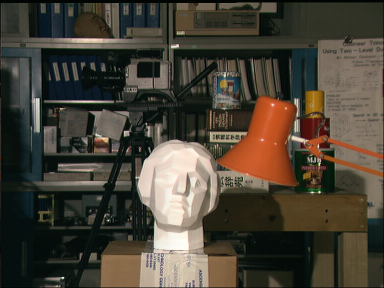
#> input picture tsucuba_left.png, 384 x 288 px
$ python Task2.py
#> lines starting #> are read from the running program, lines starting #| are printed output that depends on the picture
import cv2
import numpy as np
import random
from matplotlib import pyplot as plt
UBIT = 'sahilsuh'
np.random.seed(sum([ord(c) for
c in UBIT]))
img1 = cv2.imread('tsucuba_left.png',0) # queryImage
#> img1: shape (288, 384); min 0, max 253, mean 68.4
img2 = cv2.imread('tsucuba_right.png',0) # trainImage
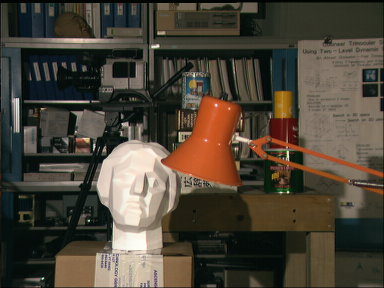
#> input picture tsucuba_right.png, 384 x 288 px
#> img2: shape (288, 384); min 0, max 253, mean 70.3

'''Reference: https://docs.opencv.org/3.2.0/da/de9/tutorial_py_epipolar_geometry.html'''

# Initiate SIFT detector
sift = cv2.xfeatures2d.SIFT_create()

# find the keypoints and descriptors with SIFT
kp1, des1 = sift.detectAndCompute(img1,None)
#> kp1 = 760 keypoints; strongest (x, y, size): (174, 178, 47.1), (177, 46, 2.7), (126, 133, 3.8), (36, 102, 5.7)
kp2, des2 = sift.detectAndCompute(img2,None)
#> kp2 = 764 keypoints; strongest (x, y, size): (94, 146, 1.9), (132, 178, 47.5), (157, 46, 2.7), (288, 153, 2)

#Task 2.1
image_A = cv2.drawKeypoints(img1,kp1, None)
cv2.imwrite('task2_sift1.jpg',image_A)

image_B = cv2.drawKeypoints(img2,kp2, None)
cv2.imwrite('task2_sift2.jpg',image_B)

# BFMatcher with default params
bf = cv2.BFMatcher()
matches = bf.knnMatch(des1,des2, k=2)
#> matches = 760 matches

# Apply ratio test
good = []
for m,n in matches:
    if m.distance < 0.75*n.distance:
        good.append(m)
#> after the loop, good = 286 matches

# cv2.drawMatchesKnn expects list of lists as matches.
img3 = cv2.drawMatches(img1,kp1,img2,kp2,good,None,flags=2)
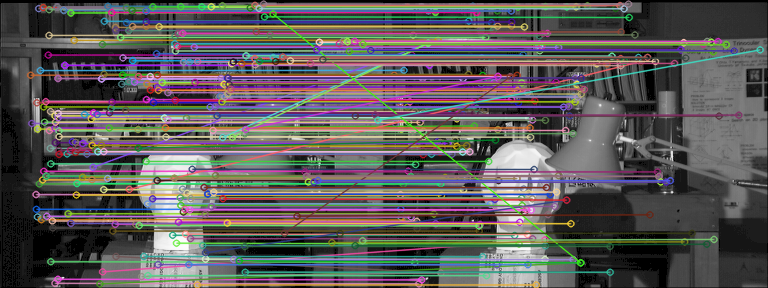
#> img3: shape (288, 768, 3); mean of channels 0, 1, 2 89.3, 89.6, 93.2; drawn as B, G, R
cv2.imwrite('task2_matches_knn.jpg',img3)
plt.imshow(img3),plt.show()

pts1 = np.int32([kp1[m.queryIdx].pt for m in good])
#> pts1 = 286 pairs, first value 30 to 377, second value 3 to 284
pts2 = np.int32([kp2[m.trainIdx].pt for m in good])
#> pts2 = 286 pairs, first value 9 to 375, second value 3 to 284

F, mask = cv2.findFundamentalMat(pts1,pts2,cv2.RANSAC, 5)
#> F = [[3.88e-06, -0.000228, 0.0441], [0.000242, -1.9e-05, 0.0995], [-0.0458, -0.102, 1]]; mask = 286 values, max 1 at index 0, min 0 at index 13, mean 0.941

#Task 2.2
print("Fundamental Matrix: \n",F)
#| Fundamental Matrix:
#|  [[ 3.88435667e-06 -2.28004165e-04  4.41240231e-02]
#|  [ 2.41983065e-04 -1.90250881e-05  9.94644488e-02]
#|  [-4.57546817e-02 -1.02452413e-01  1.00000000e+00]]

#Selecting only the inlier pairs
pts1 = pts1[mask.ravel()==1]
#> pts1 = 269 pairs, first value 30 to 374, second value 3 to 284
pts2 = pts2[mask.ravel()==1]
#> pts2 = 269 pairs, first value 9 to 354, second value 3 to 284

#For assigning same colors to epilines
ls_colors = []
for i in range(10):
    color = tuple(np.random.randint(0,255,3).tolist())
    ls_colors.append(color)

def drawlines(img1,img2,lines,pts1,pts2, index):
    ''' img1 - image on which we draw the epilines for the points in img2
        lines - corresponding epilines '''
    r,c = img1.shape
    img1 = cv2.cvtColor(img1,cv2.COLOR_GRAY2BGR)
    img2 = cv2.cvtColor(img2,cv2.COLOR_GRAY2BGR)
    for r,pt1,pt2 in zip(lines,pts1,pts2):
        color = ls_colors[index]
        x0,y0 = map(int, [0, -r[2]/r[1] ])
        x1,y1 = map(int, [c, -(r[2]+r[0]*c)/r[1] ])
        img1 = cv2.line(img1, (x0,y0), (x1,y1), color,1)
        img1 = cv2.circle(img1,tuple(pt1),5,color,-1)
        img2 = cv2.circle(img2,tuple(pt2),5,color,-1)
        index += 1
    return img1,img2

index = 0
pts1_1 = []
pts2_2 = []

#Task 2.3, Randomly selecting 10 inlier matches
for i in range(10):
    index = random.randint(0,min(len(pts1),len(pts2)))
    pts1_1.append(pts1[index])
    pts2_2.append(pts2[index])
#> this loop made 10 passes
#> index on passes 1 to 10: 197, 215, 20, 132, 261, 248, 207, 155, 244, 183
#> after the loop, pts1_1 = [[215, 175], [232, 61], [45, 175], [153, 102], [354, 245], [316, 49], [226, 222], [176, 242], [306, 175], [201, 6]]; pts2_2 = [[174, 175], [213, 61], [26, 175], [134, 102], [322, 243], [296, 49], [186, 223], [134, 243], [274, 175], [182, 6]]

pts1_1 = np.asarray(pts1_1)
pts2_2 = np.asarray(pts2_2)


''' For each keypoint in the right image, compute the
epiline and draw on the left image'''
lines1 = cv2.computeCorrespondEpilines(pts2_2, 2,F)
#> lines1 = [[-0.0188, -1, 179.3], [-0.194, -0.981, 106.1], [-0.0296, -1, 175], [-0.151, -0.989, 125], [0.079, -0.997, 217.5], [-0.188, -0.982, 108.8], [0.0598, -0.998, 210.1], [0.0981, -0.995, 224.8], [-0.0139, -1, 181.2], [-0.29, -0.957, 63.96]]
lines1 = lines1.reshape(-1,3)
img4,img5 = drawlines(img1,img2,lines1,pts1_1,pts2_2, 0)
#> the loop in drawlines, `for r,pt1,pt2 in zip(lines,pts1,pts2):` made 10 passes
#> (r, pt1, pt2, color, y0, y1) on passes 1 to 9: ([-0.0188, -1, 179.3], [215, 175], [174, 175], (38, 226, 111), 179, 172), ([-0.194, -0.981, 106.1], [232, 61], [213, 61], (171, 88, 181), 108, 32), ([-0.0296, -1, 175], [45, 175], [26, 175], (82, 132, 123), 175, 163), ([-0.151, -0.989, 125], [153, 102], [134, 102], (66, 0, 83), 126, 67), ([0.079, -0.997, 217.5], [354, 245], [322, 243], (38, 69, 210), 218, 248), ([-0.188, -0.982, 108.8], [316, 49], [296, 49], (130, 31, 7), 110, 37), ([0.0598, -0.998, 210.1], [226, 222], [186, 223], (105, 163, 139), 210, 233), ([0.0981, -0.995, 224.8], [176, 242], [134, 243], (192, 83, 71), 225, 263), ([-0.0139, -1, 181.2], [306, 175], [274, 175], (151, 240, 210), 181, 175)
#> after the loop in drawlines, `for r,pt1,pt2 in zip(lines,pts1,pts2):`: img1: shape (288, 384, 3); mean B, G, R 69.9, 69.8, 70.2
#> after the loop in drawlines, `for r,pt1,pt2 in zip(lines,pts1,pts2):`:
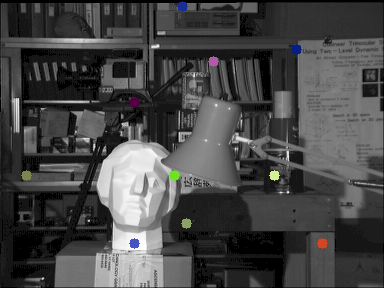
#> img2: shape (288, 384, 3); mean B, G, R 70.4, 70.4, 70.5
#> after the loop in drawlines, `for r,pt1,pt2 in zip(lines,pts1,pts2):`: index = 10

''' For each keypoint in the left image, compute the
epiline and draw on the right image'''
lines2 = cv2.computeCorrespondEpilines(pts1_1, 1,F)
#> lines2 = [[0.0341, 0.999, -180.6], [0.198, 0.98, -100.7], [0.0411, 0.999, -177.3], [0.158, 0.988, -120.7], [-0.0573, 0.998, -222.9], [0.192, 0.981, -103.6], [-0.0374, 0.999, -213.9], [-0.0752, 0.997, -231], [0.0318, 0.999, -181.7], [0.282, 0.959, -57.12]]
lines2 = lines2.reshape(-1,3)
img6,img7 = drawlines(img2,img1,lines2,pts2_2,pts1_1, 0)
#> call 2 of drawlines, with lines = array of shape (10, 3), pts1 = array of shape (10, 2), pts2 = array of shape (10, 2), index = 0
#> the loop in drawlines (call 2), `for r,pt1,pt2 in zip(lines,pts1,pts2):` made 10 passes
#> (r, pt1, pt2, color, y0, y1) on passes 1 to 9: ([0.0341, 0.999, -180.6], [174, 175], [215, 175], (38, 226, 111), 180, 167), ([0.198, 0.98, -100.7], [213, 61], [232, 61], (171, 88, 181), 102, 25), ([0.0411, 0.999, -177.3], [26, 175], [45, 175], (82, 132, 123), 177, 161), ([0.158, 0.988, -120.7], [134, 102], [153, 102], (66, 0, 83), 122, 61), ([-0.0573, 0.998, -222.9], [322, 243], [354, 245], (38, 69, 210), 223, 245), ([0.192, 0.981, -103.6], [296, 49], [316, 49], (130, 31, 7), 105, 30), ([-0.0374, 0.999, -213.9], [186, 223], [226, 222], (105, 163, 139), 214, 228), ([-0.0752, 0.997, -231], [134, 243], [176, 242], (192, 83, 71), 231, 260), ([0.0318, 0.999, -181.7], [274, 175], [306, 175], (151, 240, 210), 181, 169)
#> pass 1, in drawlines (call 2), `img1 = cv2.line(img1, (x0,y0), (x1,y1), color,1)`:
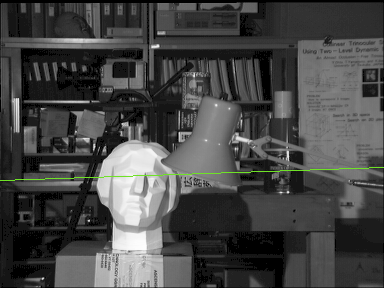
#> img1: shape (288, 384, 3); mean B, G, R 70, 70.7, 70.3
#> after the loop in drawlines (call 2), `for r,pt1,pt2 in zip(lines,pts1,pts2):`:
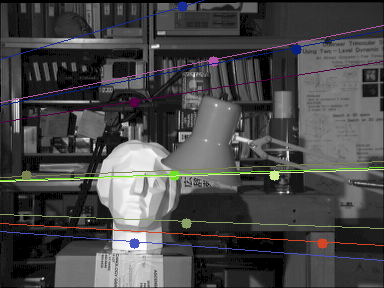
#> img1: shape (288, 384, 3); mean B, G, R 71.7, 71.7, 72.1
#> after the loop in drawlines (call 2), `for r,pt1,pt2 in zip(lines,pts1,pts2):`:
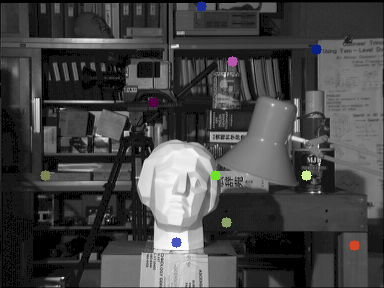
#> img2: shape (288, 384, 3); mean B, G, R 68.6, 68.5, 68.6
#> after the loop in drawlines (call 2), `for r,pt1,pt2 in zip(lines,pts1,pts2):`: index = 10

#task 2.3
cv2.imwrite("task2_epi_left.jpg",img4)
plt.imshow(img4),plt.show()
cv2.imwrite("task2_epi_right.jpg",img6)
plt.imshow(img6),plt.show()

#Task 2.4
#Calculating the disparity map
'''Reference: https://docs.opencv.org/3.0-beta/doc/py_tutorials/py_calib3d/py_depthmap/py_depthmap.html
              https://stackoverflow.com/questions/21702945/attributeerror-module-object-has-no-attribute'''
stereo = cv2.StereoBM_create(numDisparities=64, blockSize=27)
disparity = stereo.compute(img1,img2)

dispa = np.abs(disparity) / np.max(np.abs(disparity))
dispa = dispa*255
dispa = np.asarray(dispa, dtype = 'int32')
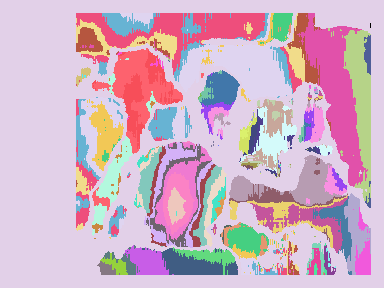
#> dispa: shape (288, 384) int32; 82 distinct labels, from 0 to 255; one colour per label, 0 black
cv2.imwrite("task2_disparity.jpg", dispa)
plt.imshow(disparity,'gray')
plt.show()
